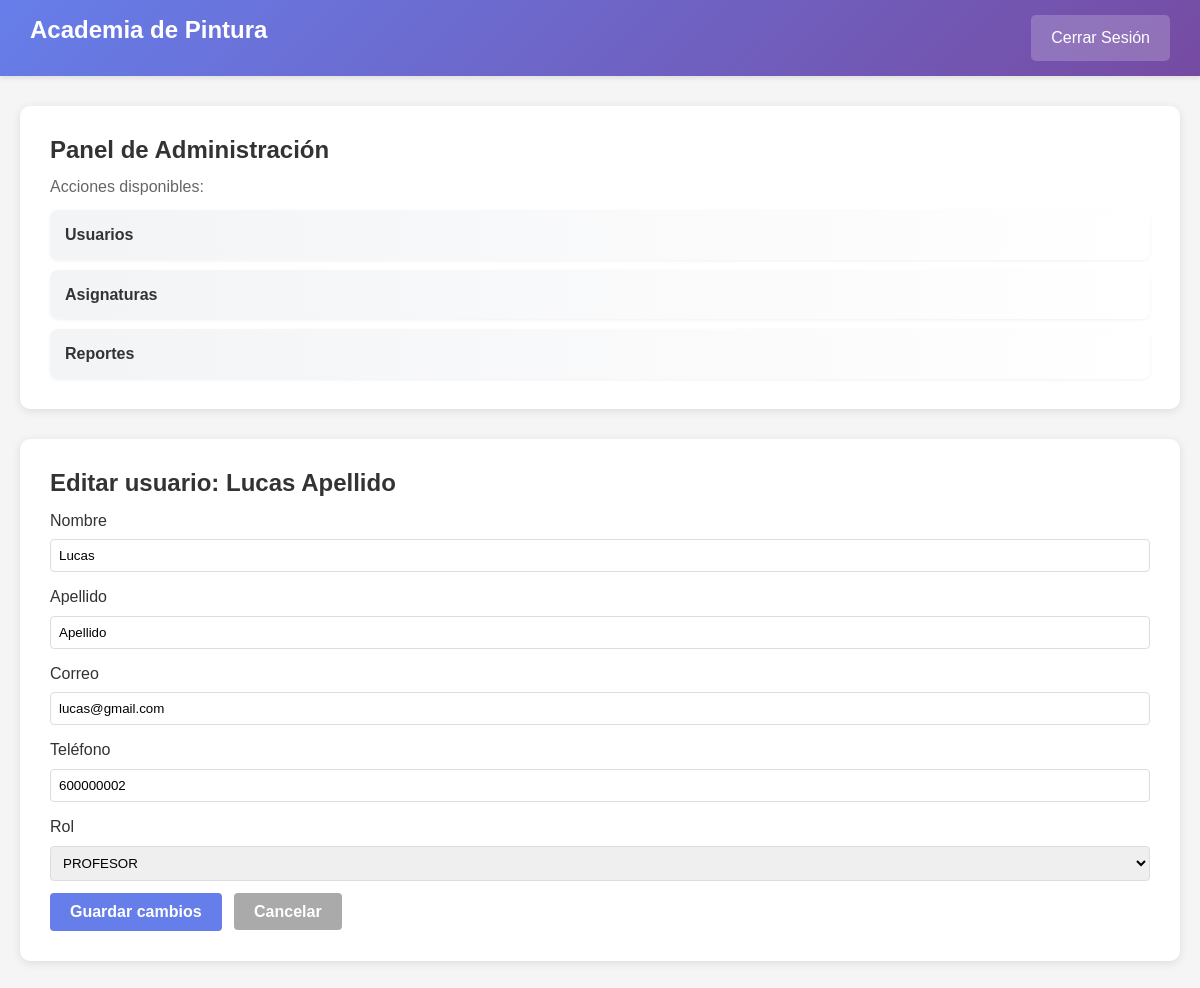
The page /php/Admin/editar_usuario.php?id=USU-000003 (signed in) on the database its author committed.
### tables this page shows
CREATE TABLE IF NOT EXISTS `usuarios` (
    `id_usuario` VARCHAR(20) PRIMARY KEY,
    `codigo_usuario` VARCHAR(20) UNIQUE NOT NULL CHECK (`codigo_usuario` LIKE 'USU-%'),
    `nombre` VARCHAR(100) NOT NULL,
    `apellido` VARCHAR(100) NOT NULL,
    `correo` VARCHAR(100) UNIQUE NOT NULL CHECK (`correo` LIKE '%@%.%'),
    `telefono` VARCHAR(15) NOT NULL CHECK (`telefono` REGEXP '^[0-9]{6,15}$'),
    `fecha_nacimiento` DATE,
    `direccion` TEXT,
    `estado` ENUM('Activo', 'Inactivo', 'Suspendido') DEFAULT 'Activo',
    `rol_codigo` VARCHAR(10) NOT NULL,
    `fecha_registro` TIMESTAMP DEFAULT CURRENT_TIMESTAMP,
    FOREIGN KEY (`rol_codigo`) REFERENCES `rol`(`codigo_rol`),
    CONSTRAINT chk_id_formato CHECK (`id_usuario` REGEXP '^[A-Z0-9-]+$')
);

### php/Admin/editar_usuario.php (the view, shortened to what this page needs)
<?php
$id = $_GET['id'] ?? null;
try {
    $conexion = getConexionPDO();
    $sql = "SELECT id_usuario, codigo_usuario, nombre, apellido, correo, telefono, rol_codigo FROM usuarios WHERE id_usuario = :id";
    $stmt = $conexion->prepare($sql);
    $stmt->execute([':id' => $id]);
    $u = $stmt->fetch(PDO::FETCH_ASSOC);
} catch (Exception $e) {
    header('Location: usuarios.php?msg=' . urlencode('Error al cargar usuario') . '&tipo=error');
    exit();
}
?>
<!DOCTYPE html>
<html lang="es">
<head>
    <link rel="stylesheet" href="../../css/estilos.css">
</head>
<body>
<?php include '../panel/panel.php'; ?>
<div class="container">
    <div class="welcome">
        <h2>Editar usuario: <?php echo htmlspecialchars($u['nombre'] . ' ' . $u['apellido']); ?></h2>
        <form method="POST" action="procesar_editar_usuario.php">
            <div class="form-group">
                <label>Nombre</label>
                <input type="text" name="nombre" value="<?php echo htmlspecialchars($u['nombre']); ?>" required>
            </div>
            <div class="form-group">
                <label>Apellido</label>
                <input type="text" name="apellido" value="<?php echo htmlspecialchars($u['apellido']); ?>" required>
            </div>
            <div class="form-group">
                <label>Correo</label>
                <input type="email" name="correo" value="<?php echo htmlspecialchars($u['correo']); ?>" required>
            </div>
            <div class="form-group">
                <label>Teléfono</label>
                <input type="text" name="telefono" value="<?php echo htmlspecialchars($u['telefono']); ?>" required>
            </div>
            <div class="form-group">
                <label>Rol</label>
                <select name="rol" required>
                    <?php foreach ($roles as $code => $label): ?>
                        <option value="<?php echo $code; ?>" <?php echo $u['rol_codigo'] === $code ? 'selected' : ''; ?>><?php echo $label; ?></option>
                    <?php endforeach; ?>
                </select>
            </div>
            <button class="btn" type="submit">Guardar cambios</button>
            <a class="btn" style="background:#aaa; margin-left:8px;" href="usuarios.php">Cancelar</a>
        </form>
    </div>
</div>
</body>
</html>

### css/estilos.css (style rules this page uses)
* { margin: 0; padding: 0; box-sizing: border-box; }
html { scroll-behavior: smooth; }
body { font-family: 'Segoe UI', Tahoma, Geneva, Verdana, sans-serif; line-height: 1.6; color: #333; background: #f4f4f4; }
.container { max-width: 1200px; margin: 0 auto; padding: 0 20px; }
h1, h2, h3, h4, h5, h6 { line-height: 1.2; margin-bottom: 15px; }
a { color: #667eea; text-decoration: none; transition: color 0.3s; }
button { cursor: pointer; transition: all 0.3s; }
input, textarea, select { padding: 8px 12px; border: 1px solid #ddd; border-radius: 4px; font-family: inherit; }
.btn { padding: 10px 20px; border: none; border-radius: 4px; font-size: 16px; font-weight: bold; cursor: pointer; transition: all 0.3s; }

### php/Admin/editar_usuario.php (style rules this page uses)
.form-group { margin-bottom: 12px; }
.form-group label { display:block; margin-bottom:6px; }
.form-group input, .form-group select { width:100%; padding:8px; }
.btn { padding:8px 12px; border-radius:4px; background:#667eea; color:#fff; text-decoration:none; border:none; }

### php/panel/panel.php (style rules this page uses)
* { margin: 0; padding: 0; box-sizing: border-box; }
body { font-family: Arial, sans-serif; background: #f5f5f5; }
.container { max-width: 1200px; margin: 30px auto; padding: 0 20px; }
.welcome { background: white; padding: 30px; border-radius: 10px; box-shadow: 0 2px 10px rgba(0, 0, 0, 0.1); margin-bottom: 30px; }
.welcome h2 { color: #333; margin-bottom: 10px; }

### rows shown on the page
usuarios: nombre+apellido "Lucas Apellido", nombre "Lucas", apellido "Apellido", correo "lucas@gmail.com", telefono "600000002", rol "PROFESOR"
